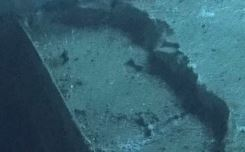
#> input picture Inputs/Images/ind_low.JPG, 245 x 152 px, found by its file name
$ python akazevid.py
#> lines starting #> are read from the running program, lines starting #| are printed output that depends on the picture; pictures that were not available may be replaced by others from this repository, and a replacement may not be noted
import cv2
import numpy as np
import time

start_time = time.time()
t = []
kp_list = []
fkp_list = []
matches_list = []
fps_list = []
prev_frame_time = 0
new_frame_time = 0

cap = cv2.VideoCapture('ind_low.mp4')
#create a Brute Force matcher object
bf = cv2.BFMatcher(cv2.NORM_HAMMING, crossCheck=True)
#create an orb object
akaze = cv2.AKAZE_create()

#import all the required images
img = cv2.imread('ind_low.JPG')
#> img is the input picture: shape (152, 245, 3); mean B, G, R 110.8, 97, 54.2


#convert them to grayscale
#this is required for future processes
gray= cv2.cvtColor(img, cv2.COLOR_BGR2GRAY)
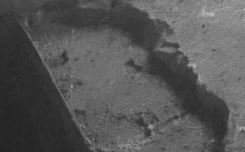
#> gray: shape (152, 245); min 33, max 199, mean 85.8


#get keypoints for each image using detect method using grayscale images
kp,des = akaze.detectAndCompute(gray,None)
#> kp = 8 keypoints; (x, y, size): (192, 64, 5.7), (200, 79, 5.7), (176, 45, 4.8), (130, 63, 5.7), (64, 56, 5.7), (193, 65, 4.8), (169, 50, 5.7), (185, 59, 5.7)

while True:
    _,frame = cap.read()
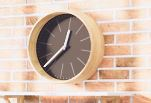
#> input picture Inputs/Images/ind_high.JPG, 151 x 103 px, given in place of ind_low.mp4, which was not available
#> frame is the input picture: shape (103, 151, 3); mean B, G, R 171.8, 188.2, 212.3
    if frame is not None:
        frame = cv2.resize(frame,None,fx=0.4,fy=0.4,interpolation=cv2.INTER_AREA)
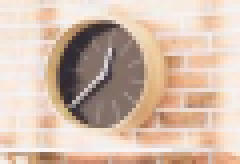
#> frame: shape (41, 60, 3) (shown 4 times larger); mean B, G, R 171.6, 188.1, 212.1
        fgray= cv2.cvtColor(frame, cv2.COLOR_BGR2GRAY)
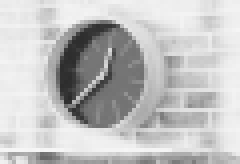
#> fgray: shape (41, 60) (shown 4 times larger); min 43, max 246, mean 193.4
        fkp,fdes = akaze.detectAndCompute(fgray,None)
#> fkp = (); fdes = None
#> (the run stopped early here; a loop or call above may not have finished)
